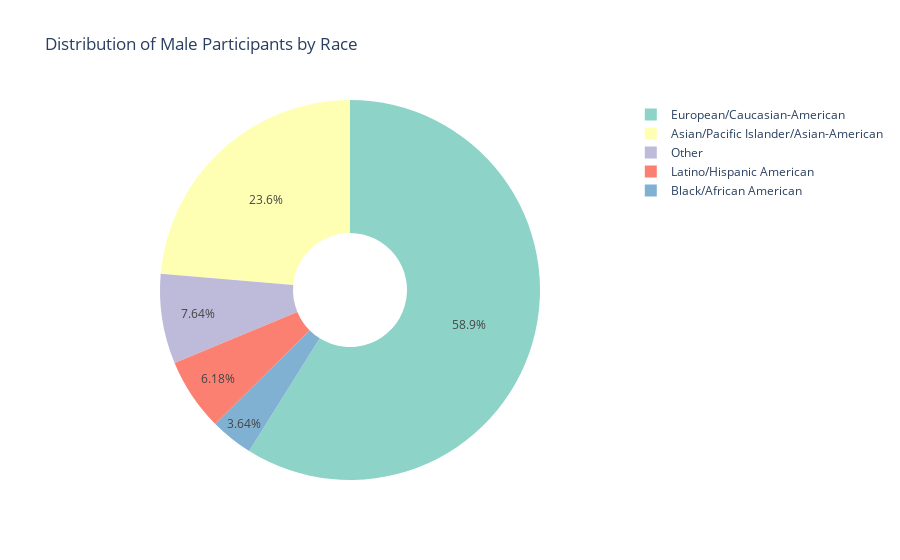

Source (notebook cell):
### Code cell
# Filter for unique female participants
unique_male_participants = unique_participants[unique_participants["gender"] == 1]

# Count the number of unique female participants by race
male_race_counts = unique_male_participants["race"].value_counts().reset_index()
male_race_counts.columns = ["Race", "Count"]

# Create a pie chart
fig = px.pie(male_race_counts, 
             names="Race",  # Labels (races)
             values="Count",  # Counts
             title="Distribution of Male Participants by Race",
             hole=0.3,  # Adjust to 0 for a full pie chart, or 0.3 for a donut chart
             color_discrete_sequence=px.colors.qualitative.Set3)  # Custom color scheme (optional)

# Display the pie chart
fig.show()

### Figure 1 — Plotly figure (JSON) as saved in the notebook; plotly's stock layout.template omitted (floating-point values rounded to 4 significant figures)
{"data": [{"domain": {"x": [0, 1], "y": [0, 1]}, "hole": 0.3, "hovertemplate": "Race=%{label}<br>Count=%{value}<extra></extra>", "labels": ["European/Caucasian-American", "Asian/Pacific Islander/Asian-American", "Other", "Latino/Hispanic American", "Black/African American"], "legendgroup": "", "name": "", "showlegend": true, "type": "pie", "values": [162, 65, 21, 17, 10]}], "layout": {"legend": {"tracegroupgap": 0}, "piecolorway": ["rgb(141,211,199)", "rgb(255,255,179)", "rgb(190,186,218)", "rgb(251,128,114)", "rgb(128,177,211)", "rgb(253,180,98)", "rgb(179,222,105)", "rgb(252,205,229)", "rgb(217,217,217)", "rgb(188,128,189)", "rgb(204,235,197)", "rgb(255,237,111)"], "title": {"text": "Distribution of Male Participants by Race"}}}
